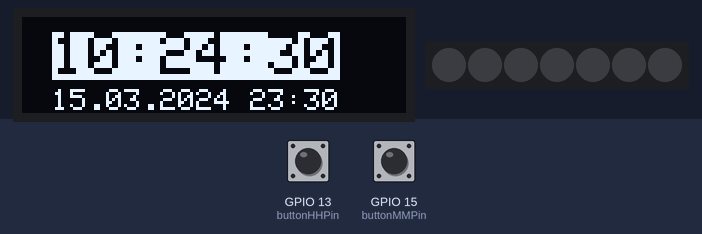
Bench run of a sketch on a simulated ESP8266 (NodeMCU). On the bench: 128×32 one-colour display, 7 RGB LEDs in strip order, left to right. The test bench sets the inputs (shaded band); at power-on: GPIO 13 (buttonHHPin) LOW, GPIO 15 (buttonMMPin) LOW. WiFi joins after 1.5 s; servers stay silent unless stated; the local clock reads 2024-03-15 10:24:30 at power-on unless the sketch sets it.

Above: at 0.8 s.
1.4 s: GPIO 13 (buttonHHPin) pulled HIGH for 0.15 s
At 2.0 s:
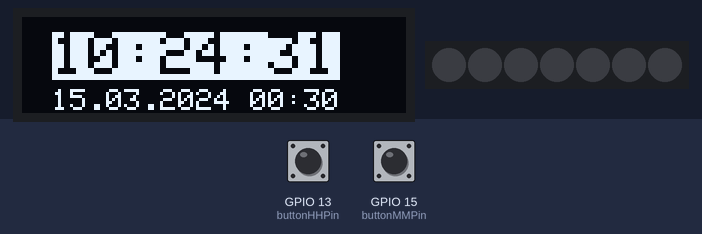
2.1 s: GPIO 15 (buttonMMPin) pulled HIGH for 0.15 s
At 2.7 s:
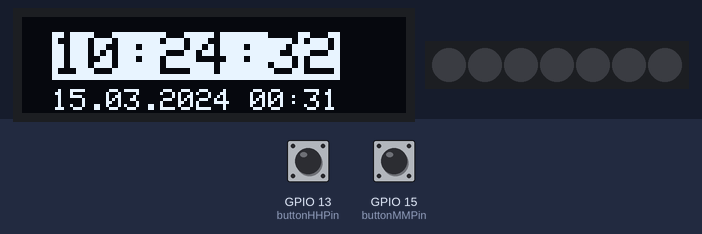
2.8 s: GPIO 13 (buttonHHPin) pulled HIGH for 1 s
At 4.3 s:
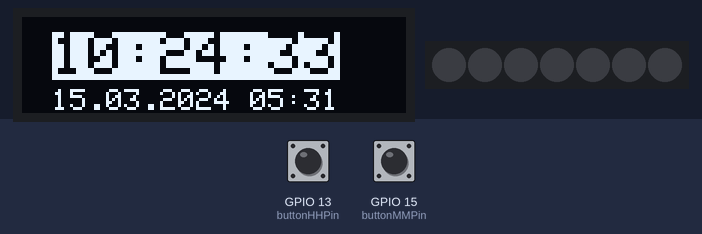
4.4 s: GPIO 15 (buttonMMPin) pulled HIGH for 1 s
At 6.0 s:
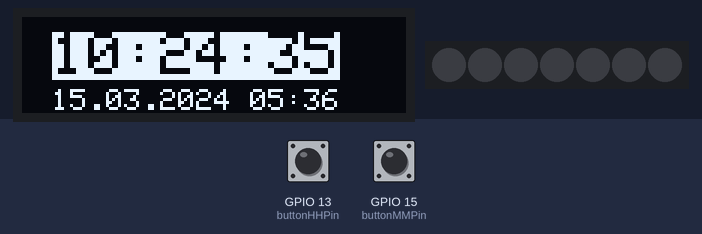
Timing chart, 0 to 7.0 s (numbered marks = the images above; inputs shaded):
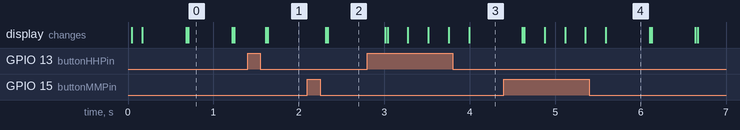

The sketch:

NodeMCUAlarmClockToneLight.ino
```cpp
//--------------Description--------------
// Loudspeaker Pin D5
// Display Pin SDA = D2 ; SDC = D1
// Button D7 & D8
// WS2801 Strip: 5v = VU ; Ground = G ; SI = D3 ; CLK = D4

//--------------libaries include
#include <SPI.h>
#include <Wire.h>
#include <Adafruit_GFX.h>
#include <Adafruit_SSD1306.h>

#include <ESP8266WiFi.h>
#include <time.h>

#include "Adafruit_WS2801.h"
#include "SPI.h" // Comment out this line if using Trinket or Gemma
#ifdef __AVR_ATtiny85__
 #include <avr/power.h>
#endif

//--------------NTP Time
const char* ssid = "Franck";
const char* password = "62046022";

//0 = GMT
int timezone = 1 * 3600;
int dst = 0;

//--------------Display
#define SCREEN_WIDTH 128 // OLED display width, in pixels
#define SCREEN_HEIGHT 32 // OLED display height, in pixels

// Declaration for an SSD1306 display connected to I2C (SDA, SCL pins)
#define OLED_RESET     -1 // Reset pin # (or -1 if sharing Arduino reset pin)
Adafruit_SSD1306 display(SCREEN_WIDTH, SCREEN_HEIGHT, &Wire, OLED_RESET);

//--------------Tone
//GPIO14 is D5 at NodeMcu
#define BUZZER_PIN 14

//--------------Alarm
int alarmTimeHH = 23;
int alarmTimeMM = 30;
// alarmLightTime in minutes | max. 59 minutes
int alarmLightTime = 5;

//--------------Buttons
//13 = D7 ; 15 = D8
const int buttonHHPin = 13;
const int buttonMMPin = 15;
int buttonHHState = 0;
int buttonMMState = 0;

//--------------LED STRIP
uint8_t dataPin  = 0;    // Yellow wire on Adafruit Pixels
uint8_t clockPin = 2;    // Green wire on Adafruit Pixels
// Set the first variable to the NUMBER of pixels. 25 = 25 pixels in a row
Adafruit_WS2801 strip = Adafruit_WS2801(7, dataPin, clockPin);

void setup() {

  Serial.begin(9600);

//for display
  display.begin(SSD1306_SWITCHCAPVCC, 0x3C);
  display.clearDisplay();
  display.display();

//for clock
  //start wifi connection
  WiFi.begin(ssid,password);
  //set time parameters, you can change the ntp servers to such in your area
  configTime(timezone, dst, "de.pool.ntp.org","europe.pool.ntp.org");

//for Buttons
  // initialize the pushbuttons pins as an input:
  pinMode(buttonHHPin, INPUT);
  pinMode(buttonMMPin, INPUT);

//for LED Strip
  #if defined(__AVR_ATtiny85__) && (F_CPU == 16000000L)
    clock_prescale_set(clock_div_1); // Enable 16 MHz on Trinket
  #endif
  strip.begin();
  // Update LED contents, to start they are all 'off'
  strip.show();
  colorWipe(Color(0, 0, 0), 10);
}

//for LED Strip
// fill the dots one after the other with said color
// good for testing purposes
void colorWipe(uint32_t c, uint8_t wait) {
  int i;

  for (i=0; i < strip.numPixels(); i++) {
      strip.setPixelColor(i, c);
      strip.show();
      delay(wait);
  }
}
/* Helper function */
// Create a 24 bit color value from R,G,B
uint32_t Color(byte r, byte g, byte b)
{
  uint32_t c;
  c = r;
  c <<= 8;
  c |= g;
  c <<= 8;
  c |= b;
  return c;
}

//for Alarm Tone
void doAlarmSound(int lenght){
  analogWriteFreq(5000);
  analogWrite(BUZZER_PIN, 512);
  delay(lenght/2);
  analogWriteFreq(30000);
  analogWrite(BUZZER_PIN, 512);
  delay(lenght/2);
  analogWrite(BUZZER_PIN, 0);
}
//for alarm LED light
void doAlarmLight(int tm_min, int tm_sec)
{
  int help = alarmLightTime * 60 / 19;
  int help2 = (tm_min - (alarmTimeMM - alarmLightTime)) * 60 + tm_sec;

  Serial.println("led alarm ");
  Serial.println(help);
  Serial.println(help2);

  if(help * 1 < help2 && help * 2 > help2)
  {
    colorWipe(Color(25, 25, 0), 0);
  }
  if(help * 2 < help2 && help * 3 > help2)
  {
    colorWipe(Color(50, 25, 0), 0);
  }
  if(help * 3 < help2 && help * 4 > help2)
  {
    colorWipe(Color(70, 35, 0), 0);
  }
  if(help * 4 < help2 && help * 5 > help2)
  {
    colorWipe(Color(150, 50, 0), 0);
  }
  if(help * 5 < help2 && help * 6 > help2)
  {
    colorWipe(Color(220, 70, 0), 0);
  }
  if(help * 6 < help2 && help * 7 > help2)
  {
    colorWipe(Color(240, 40, 0), 0);
  }
  if(help * 7 < help2 && help * 8 > help2)
  {
    colorWipe(Color(250, 10, 30), 0);
  }
  if(help * 8 < help2 && help * 9 > help2)
  {
    colorWipe(Color(255, 0, 40), 0);
  }
  if(help * 9 < help2 && help * 10 > help2)
  {
    colorWipe(Color(230, 0, 70), 0);
  }
  if(help * 10 < help2 && help * 11 > help2)
  {
    colorWipe(Color(220, 0, 100), 0);
  }
  if(help * 11 < help2 && help * 12 > help2)
  {
    colorWipe(Color(210, 0, 120), 0);
  }
  if(help * 12 < help2 && help * 13 > help2)
  {
    colorWipe(Color(200, 0, 150), 0);
  }
  if(help * 13 < help2 && help * 14 > help2)
  {
    colorWipe(Color(200, 20, 170), 0);
  }
  if(help * 14 < help2 && help * 15 > help2)
  {
    colorWipe(Color(200, 50, 200), 0);
  }
  if(help * 15 < help2 && help * 16 > help2)
  {
    colorWipe(Color(200, 100, 200), 0);
  }
  if(help * 16 < help2 && help * 17 > help2)
  {
    colorWipe(Color(200, 150, 200), 0);
  }
  if(help * 17 < help2 && help * 18 > help2)
  {
    colorWipe(Color(200, 170, 200), 0);
  }
  if(help * 18 < help2 && help * 19 > help2)
  {
    colorWipe(Color(220, 170, 220), 0);
  }
  if(help * 19 < help2 && help * 20 > help2)
  {
    colorWipe(Color(250, 170, 250), 0);
  }
}

void loop() {

  //clear display
  display.clearDisplay();

  time_t now = time(nullptr);
  struct tm* pTime = localtime(&now);

  //write time inversive
  display.clearDisplay();
  display.setTextColor(BLACK, WHITE);
  display.setCursor(10,5);
  display.setTextSize(2);
  //print 0 if hour under 10
  if(pTime->tm_hour < 10)
  {
    display.print("0");
  }
  display.print(pTime->tm_hour);
  display.print(":");
  //print 0 if min under 10
  if(pTime->tm_min < 10)
  {
    display.print("0");
  }
  display.print(pTime->tm_min);
  display.print(":");
  //print 0 if seconds under 10
  if(pTime->tm_sec < 10)
  {
    display.print("0");
  }
  display.print(pTime->tm_sec);
  display.display();

  //write date normally
  display.setTextColor(WHITE);
  display.setCursor(10,24);
  display.setTextSize(1);
  //print 0 if day under 10
  if(pTime->tm_mday < 10)
  {
    display.print("0");
  }
  display.print(pTime->tm_mday);
  display.print(".");
  //print 0 if month under 10
  if(pTime->tm_mon < 10)
  {
    display.print("0");
  }
  display.print(1+pTime->tm_mon);
  display.print(".");
      //1900 is start of year count
  display.print(1900+pTime->tm_year);
  display.display();

  //write alarmTime normally
  display.setTextColor(WHITE);
  display.setCursor(76,24);
  display.setTextSize(1);
  //print 0 if hour under 10
  if(alarmTimeHH < 10)
  {
    display.print("0");
  }
  display.print(alarmTimeHH);
  display.print(":");
  //print 0 if min under 10
  if(alarmTimeMM < 10)
  {
    display.print("0");
  }
  display.print(alarmTimeMM);
  display.display();

  unsigned long StartTime = millis();
  unsigned long CurrentTime = 0;

  do{
    //check if alarmTime is now
    if (pTime->tm_hour == alarmTimeHH && pTime->tm_min == alarmTimeMM)
    {
      //make sound
        doAlarmSound(500);
    }
    else if(pTime->tm_hour == alarmTimeHH || ((pTime->tm_min - alarmLightTime) <= 0 && pTime->tm_hour == alarmTimeHH - 1))
    {
      if(pTime->tm_min - alarmLightTime > 0 && (pTime->tm_min > (alarmTimeMM - alarmLightTime) && pTime->tm_min < alarmTimeMM))
      {
        //control light
        doAlarmLight(pTime->tm_min, pTime->tm_sec);
      }
      else
      {
        //reset led strip
        colorWipe(Color(0, 0, 0), 10);
      }
    }
    // read the state of the pushbutton value:
    buttonMMState = digitalRead(buttonMMPin);
    buttonHHState = digitalRead(buttonHHPin);

    // check if the pushbutton is pressed. If it is, the buttonState is HIGH:
    if (buttonHHState == HIGH)
    {
      if(alarmTimeHH < 23)
      {
        alarmTimeHH++;
      }
      else
      {
      alarmTimeHH = 0;
      }
      delay(200);
      break;
    }
    else if (buttonMMState == HIGH)
    {
      if(alarmTimeMM < 59)
      {
        alarmTimeMM++;
      }
      else
      {
      alarmTimeMM = 0;
      }
      delay(200);
      break;
    }
    //reset button states
    buttonMMState = 0;
    buttonHHState = 0;

    CurrentTime = millis();
  }
  //exit button check loop if 500 milliseconds are over
  while(((CurrentTime - StartTime) < 500));

}
```

Measured:
- after the input at 1.4 s, the display: first differs from a run without the input after 0.24 s (image 1)
- what the display in image 0 shows lasts 0.5 s, from 0.7 s to 1.2 s
